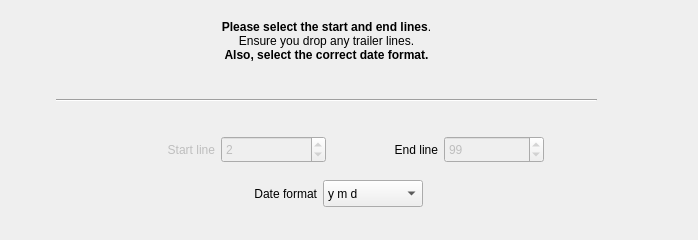
<?xml version="1.0" encoding="UTF-8"?>
<ui version="4.0">
 <class>LinesDatePage</class>
 <widget class="QWidget" name="LinesDatePage">
  <property name="geometry">
   <rect>
    <x>0</x>
    <y>0</y>
    <width>698</width>
    <height>240</height>
   </rect>
  </property>
  <property name="sizePolicy">
   <sizepolicy hsizetype="Preferred" vsizetype="Preferred">
    <horstretch>0</horstretch>
    <verstretch>0</verstretch>
   </sizepolicy>
  </property>
  <property name="minimumSize">
   <size>
    <width>0</width>
    <height>230</height>
   </size>
  </property>
  <property name="maximumSize">
   <size>
    <width>16777215</width>
    <height>267</height>
   </size>
  </property>
  <property name="windowTitle">
   <string>Lines-Date Wizard Page</string>
  </property>
  <layout class="QGridLayout" name="gridLayout">
   <item row="0" column="0">
    <layout class="QHBoxLayout" name="horizontalLayout_2" stretch="5,60,10">
     <property name="topMargin">
      <number>0</number>
     </property>
     <item>
      <spacer name="horizontalSpacer">
       <property name="orientation">
        <enum>Qt::Horizontal</enum>
       </property>
       <property name="sizeHint" stdset="0">
        <size>
         <width>40</width>
         <height>20</height>
        </size>
       </property>
      </spacer>
     </item>
     <item>
      <layout class="QVBoxLayout" name="verticalLayout" stretch="40,2,3,2,40,1,40,2">
       <item>
        <widget class="QLabel" name="label">
         <property name="maximumSize">
          <size>
           <width>16777215</width>
           <height>60</height>
          </size>
         </property>
         <property name="text">
          <string>&lt;!DOCTYPE HTML PUBLIC &quot;-//W3C//DTD HTML 4.0//EN&quot; &quot;http://www.w3.org/TR/REC-html40/strict.dtd&quot;&gt;
&lt;html&gt;&lt;head&gt;&lt;meta name=&quot;qrichtext&quot; content=&quot;1&quot; /&gt;&lt;style type=&quot;text/css&quot;&gt;
p, li { white-space: pre-wrap; }
&lt;/style&gt;&lt;/head&gt;&lt;body style=&quot; font-family:'Sans Serif'; font-size:8pt; font-weight:400; font-style:normal;&quot;&gt;
&lt;p align=&quot;center&quot; style=&quot; margin-top:0px; margin-bottom:0px; margin-left:0px; margin-right:0px; -qt-block-indent:0; text-indent:0px;&quot;&gt;&lt;span style=&quot; font-size:9pt; font-weight:600;&quot;&gt;Please select the start and end lines&lt;/span&gt;&lt;span style=&quot; font-size:9pt;&quot;&gt;.&lt;/span&gt;&lt;/p&gt;
&lt;p align=&quot;center&quot; style=&quot; margin-top:0px; margin-bottom:0px; margin-left:0px; margin-right:0px; -qt-block-indent:0; text-indent:0px;&quot;&gt;&lt;span style=&quot; font-size:9pt;&quot;&gt;Ensure you drop any trailer lines.&lt;/span&gt;&lt;/p&gt;
&lt;p align=&quot;center&quot; style=&quot; margin-top:0px; margin-bottom:0px; margin-left:0px; margin-right:0px; -qt-block-indent:0; text-indent:0px;&quot;&gt;&lt;span style=&quot; font-size:9pt; font-weight:600;&quot;&gt;Also, select the correct date format.&lt;/span&gt;&lt;/p&gt;&lt;/body&gt;&lt;/html&gt;</string>
         </property>
        </widget>
       </item>
       <item>
        <spacer name="verticalSpacer_3">
         <property name="orientation">
          <enum>Qt::Vertical</enum>
         </property>
         <property name="sizeHint" stdset="0">
          <size>
           <width>20</width>
           <height>40</height>
          </size>
         </property>
        </spacer>
       </item>
       <item>
        <widget class="Line" name="line_hor">
         <property name="orientation">
          <enum>Qt::Horizontal</enum>
         </property>
        </widget>
       </item>
       <item>
        <spacer name="verticalSpacer_2">
         <property name="orientation">
          <enum>Qt::Vertical</enum>
         </property>
         <property name="sizeHint" stdset="0">
          <size>
           <width>20</width>
           <height>40</height>
          </size>
         </property>
        </spacer>
       </item>
       <item>
        <layout class="QHBoxLayout" name="horizontalLayout_low" stretch="5,10,10,10,0,5">
         <property name="topMargin">
          <number>5</number>
         </property>
         <item>
          <spacer name="horizontalSpacer_lowLSettings_2">
           <property name="orientation">
            <enum>Qt::Horizontal</enum>
           </property>
           <property name="sizeHint" stdset="0">
            <size>
             <width>40</width>
             <height>20</height>
            </size>
           </property>
          </spacer>
         </item>
         <item>
          <widget class="QLabel" name="labelSet_skip">
           <property name="enabled">
            <bool>false</bool>
           </property>
           <property name="minimumSize">
            <size>
             <width>0</width>
             <height>0</height>
            </size>
           </property>
           <property name="font">
            <font>
             <underline>false</underline>
            </font>
           </property>
           <property name="accessibleName">
            <string comment="number of first line"/>
           </property>
           <property name="text">
            <string>Start line</string>
           </property>
           <property name="alignment">
            <set>Qt::AlignRight|Qt::AlignTrailing|Qt::AlignVCenter</set>
           </property>
          </widget>
         </item>
         <item>
          <widget class="QSpinBox" name="spinBox_skip">
           <property name="enabled">
            <bool>false</bool>
           </property>
           <property name="minimumSize">
            <size>
             <width>100</width>
             <height>27</height>
            </size>
           </property>
           <property name="toolTip">
            <string>Enter the number of the first transaction line.</string>
           </property>
           <property name="minimum">
            <number>1</number>
           </property>
           <property name="value">
            <number>2</number>
           </property>
          </widget>
         </item>
         <item>
          <widget class="QLabel" name="labelSet_skipToLast">
           <property name="minimumSize">
            <size>
             <width>0</width>
             <height>0</height>
            </size>
           </property>
           <property name="font">
            <font>
             <underline>false</underline>
            </font>
           </property>
           <property name="accessibleName">
            <string comment="number of last line"/>
           </property>
           <property name="text">
            <string>End line</string>
           </property>
           <property name="alignment">
            <set>Qt::AlignRight|Qt::AlignTrailing|Qt::AlignVCenter</set>
           </property>
          </widget>
         </item>
         <item>
          <widget class="QSpinBox" name="spinBox_skipToLast">
           <property name="enabled">
            <bool>false</bool>
           </property>
           <property name="minimumSize">
            <size>
             <width>100</width>
             <height>27</height>
            </size>
           </property>
           <property name="toolTip">
            <string>Enter the number of the last transaction line.
Will not accept value less than Start Line value.</string>
           </property>
           <property name="minimum">
            <number>1</number>
           </property>
           <property name="maximum">
            <number>3000</number>
           </property>
           <property name="value">
            <number>99</number>
           </property>
          </widget>
         </item>
         <item>
          <spacer name="horizontalSpacer_lowRSettings_2">
           <property name="orientation">
            <enum>Qt::Horizontal</enum>
           </property>
           <property name="sizeHint" stdset="0">
            <size>
             <width>40</width>
             <height>20</height>
            </size>
           </property>
          </spacer>
         </item>
        </layout>
       </item>
       <item>
        <spacer name="verticalSpacer_4">
         <property name="orientation">
          <enum>Qt::Vertical</enum>
         </property>
         <property name="sizeHint" stdset="0">
          <size>
           <width>20</width>
           <height>40</height>
          </size>
         </property>
        </spacer>
       </item>
       <item>
        <layout class="QHBoxLayout" name="horizontalLayout" stretch="30,30,0,40">
         <property name="topMargin">
          <number>0</number>
         </property>
         <item>
          <spacer name="horizontalSpacer_midLSettings_2">
           <property name="orientation">
            <enum>Qt::Horizontal</enum>
           </property>
           <property name="sizeHint" stdset="0">
            <size>
             <width>30</width>
             <height>20</height>
            </size>
           </property>
          </spacer>
         </item>
         <item>
          <widget class="QLabel" name="labelSet_dateFormat">
           <property name="accessibleName">
            <string comment="date format to use"/>
           </property>
           <property name="text">
            <string comment="date format to use">Date format</string>
           </property>
           <property name="alignment">
            <set>Qt::AlignRight|Qt::AlignTrailing|Qt::AlignVCenter</set>
           </property>
          </widget>
         </item>
         <item>
          <widget class="KComboBox" name="comboBox_dateFormat">
           <property name="minimumSize">
            <size>
             <width>100</width>
             <height>27</height>
            </size>
           </property>
           <item>
            <property name="text">
             <string comment="abbreviation of 'year', 'month', 'day'.">y m d</string>
            </property>
           </item>
           <item>
            <property name="text">
             <string comment="abbreviation of 'month', 'day', 'year',">m d y</string>
            </property>
           </item>
           <item>
            <property name="text">
             <string comment="abbreviation of  'day', 'month', 'year',">d m y</string>
            </property>
           </item>
          </widget>
         </item>
         <item>
          <spacer name="horizontalSpacer_midRSettings_2">
           <property name="orientation">
            <enum>Qt::Horizontal</enum>
           </property>
           <property name="sizeHint" stdset="0">
            <size>
             <width>50</width>
             <height>20</height>
            </size>
           </property>
          </spacer>
         </item>
        </layout>
       </item>
       <item>
        <spacer name="verticalSpacer">
         <property name="orientation">
          <enum>Qt::Vertical</enum>
         </property>
         <property name="sizeHint" stdset="0">
          <size>
           <width>20</width>
           <height>40</height>
          </size>
         </property>
        </spacer>
       </item>
      </layout>
     </item>
     <item>
      <spacer name="horizontalSpacer_2">
       <property name="orientation">
        <enum>Qt::Horizontal</enum>
       </property>
       <property name="sizeHint" stdset="0">
        <size>
         <width>84</width>
         <height>20</height>
        </size>
       </property>
      </spacer>
     </item>
    </layout>
   </item>
  </layout>
 </widget>
 <customwidgets>
  <customwidget>
   <class>KComboBox</class>
   <extends>QComboBox</extends>
   <header>kcombobox.h</header>
  </customwidget>
 </customwidgets>
 <resources/>
 <connections/>
</ui>
